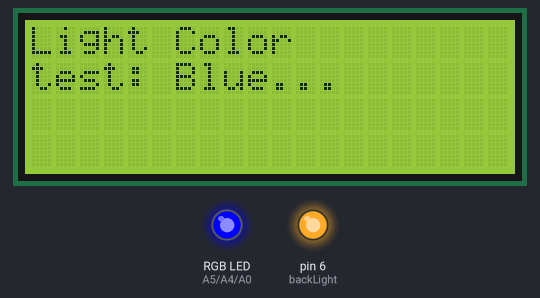
This sketch was run on a simulated Arduino Uno, built with avr-gcc and run on an emulated ATmega328P. On the bench: 20×4 character LCD, an RGB LED mixed from three pins (HIGH = lit), output pins drawn as LEDs (lit = HIGH). What the sketch prints to the serial monitor is not drawn.

Above: at 0.1 s.
At 3.1 s:
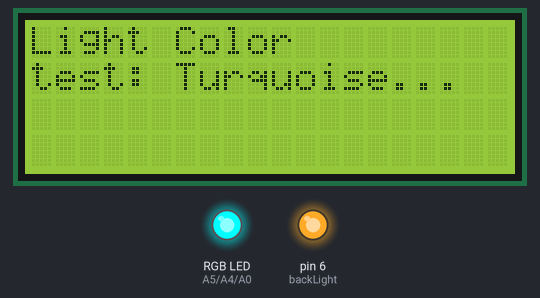
At 6.1 s:
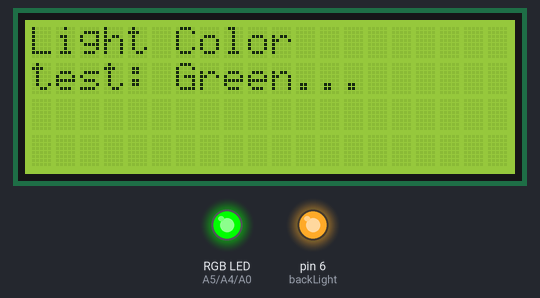
At 9.1 s:
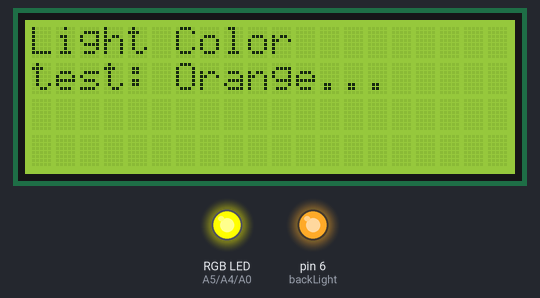
At 12.2 s:
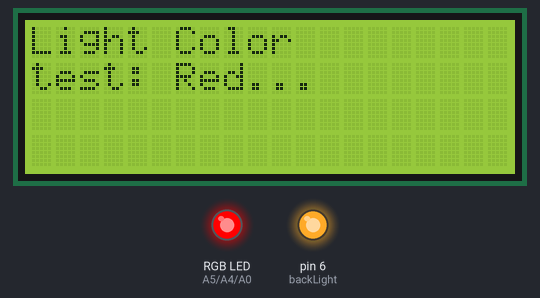
At 15.2 s:
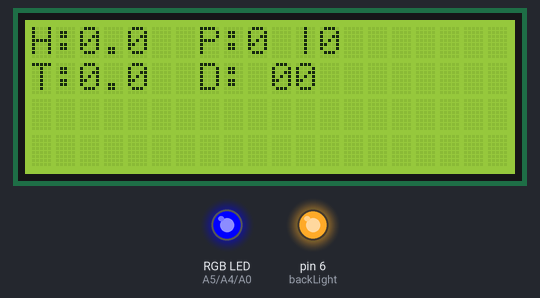
Timing chart, 0 to 16.7 s (numbered marks = the images above):
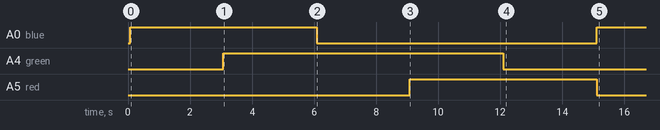

The sketch:

WaveLamp_Nano_SmallScreen_010.ino
```cpp
#include <LiquidCrystal.h>
#include "EtherCard.h"
//#define DEBUG 1

int red=A5,green=A4,blue=A0; // PWM pins initialized to pass values of RGB
// Connections:
// rs (LCD pin 4) to Arduino pin A3
// rw (LCD pin 5) to Arduino pin A2
// enable (LCD pin 6) to Arduino pin A1
// LCD pin 15 to Arduino pin 13 <-- Creo que este no se usa
// LCD pins d4(11), d5(12), d6(13), d7(14) to Arduino pins 5, 4, 3, 2
LiquidCrystal lcd(A3, A2, A1, 5, 4, 3, 2);

//Connections HR911105A
//CS ->   D8
//ST ->   D11
//SO ->   D12
//SCK -> D13

int backLight = 6;

// ethernet interface mac address, must be unique on the LAN
static byte mymac[] = { 0x74,0x69,0x69,0x2D,0x30,0x31 };
const char website[] PROGMEM = "www.surforacle.net";
byte Ethernet::buffer[700];
static uint32_t timer;

float waveheight ; // float value that holds wave height
int dPeriod ;
int aPeriod;

String wDirection = "0 00";//= '-9999';
String gDirection ;//= '-9999';
String wTemp ;//= '-9999';
float cTemp;

// Patterns and pattern buffer pointer
char *searchPattern[] = { "t:</strong>",
                          "d:</strong> ",
                          "od:</strong>",
                          "n:</strong>",
                          "e:</strong>"};
char *searchPatternProgressPtr;

// Output bugger and pointer to the buffer
char displayBuff[64];
char *outputBufferPtr;

int foundPatternState;// Initialsed in loop()


// Utility functions
void removeSubstring(char *s,const char *toremove)
{
  while( s=strstr(s,toremove) )
  {
    memmove(s,s+strlen(toremove),1+strlen(s+strlen(toremove)));
  }
}

char *multiBufferFindPattern(char *buffer,char *searchString,char *patternInProgress)
{
    while (*buffer && *patternInProgress)
    {
        if (*buffer == *patternInProgress)
        {
            patternInProgress++;
        }
        else
        {
            patternInProgress=searchString;// reset to start of the pattern
        }
        buffer++;
    }
    if (!*patternInProgress)
    {
        return buffer;
    }
    return NULL;
}

int getData(char *inputBuffer, char *outputBuffPtr, char endMarker)
{
    while(*inputBuffer && *inputBuffer!=endMarker && *outputBuffPtr)
    {
        *outputBuffPtr=*inputBuffer;
        outputBuffPtr++;
        inputBuffer++;

    }
    if (*inputBuffer==endMarker && *outputBuffPtr!=0)
    {
        *outputBuffPtr=0;
        // end character found
        return 1;
    }
    else
    {
      return 0;
    }
}


// Called for each packet of returned data from the call to browseUrl (as persistent mode is set just before the call to browseUrl)
static void browseUrlCallback (byte status, word off, word len)
{
  //Serial.println('____m00m_____');
   char *pos;// used for buffer searching
   pos=(char *)(Ethernet::buffer+off);
   Ethernet::buffer[off+len] = 0;// set the byte after the end of the buffer to zero to act as an end marker (also handy for displaying the buffer as a string)

   //Serial.println(pos);
   if (foundPatternState==0)
   {
     // initialise pattern search pointers
     searchPatternProgressPtr=searchPattern[0];
     foundPatternState=1;
   }

   if (foundPatternState==1)
   {
       pos = multiBufferFindPattern(pos,searchPattern[0],searchPatternProgressPtr);
       if (pos)
       {
         foundPatternState=2;
         outputBufferPtr=displayBuff;
         memset(displayBuff,'0',sizeof(displayBuff));// clear the output display buffer
         displayBuff[sizeof(displayBuff)-1]=0;//end of buffer marker
       }
       else
       {
         return;// Need to wait for next buffer, so just return to save processing the other if states
       }
   }

   if (foundPatternState==2)
   {
     if (getData(pos,outputBufferPtr,'ft'))
     {
          Serial.print("wH: ");
          removeSubstring(displayBuff," ");// Use utility function to remove unwanted characters
          waveheight = atof(displayBuff);
          Serial.println(waveheight);
          foundPatternState=3;
     }
     else
     {
       // end marker is not found, stay in same findPatternState and when the callback is called with the next packet of data, outputBufferPtr will continue where it left off
     }
   }
  if (foundPatternState==3)
   {
        searchPatternProgressPtr=searchPattern[1];
        foundPatternState=4;
   }
   if (foundPatternState==4)
   {
       pos = multiBufferFindPattern(pos,searchPattern[1],searchPatternProgressPtr);
       if (pos)
       {
         foundPatternState=5;
         outputBufferPtr=displayBuff; // Reset outbutBuffertPtr ready to receive new data
         memset(displayBuff,'0',sizeof(displayBuff));// clear the output display buffer
         displayBuff[sizeof(displayBuff)-1]=0;//end of buffer marker
       }
       else
       {
         return;// Need to wait for next buffer, so just return to save processing the other if states
       }
   }

   if (foundPatternState==5)
   {
     if (getData(pos,outputBufferPtr,' sec'))
     {
          Serial.print("dP: ");
          dPeriod = atof(displayBuff);
          Serial.println(dPeriod);
          foundPatternState=6;  //Move to next state (not used in this demo)
     }
     else
     {
       // end marker is not found, stay in same findPatternState and when the callback is called with the next packet of data, outputBufferPtr will continue where it left off
     }
   }

   if (foundPatternState==6)
   {
        searchPatternProgressPtr=searchPattern[2];
        foundPatternState=7;
   }
   if (foundPatternState==7)
   {
       pos = multiBufferFindPattern(pos,searchPattern[2],searchPatternProgressPtr);
       if (pos)
       {
         foundPatternState=8;
         outputBufferPtr=displayBuff; // Reset outbutBuffertPtr ready to receive new data
         memset(displayBuff,'0',sizeof(displayBuff));// clear the output display buffer
         displayBuff[sizeof(displayBuff)-1]=0;//end of buffer marker
       }
       else
       {
         return;
       }
   }

   if (foundPatternState==8)
   {
     if (getData(pos,outputBufferPtr,' sec'))
     {
          Serial.print("aP: ");
          aPeriod = atof(displayBuff);
          Serial.println(aPeriod);
          foundPatternState=9;  //Move to next state (not used in this demo)
     }
     else
     {
       // end marker is not found, stay in same findPatternState and when the callback is called with the next packet of data, outputBufferPtr will continue where it left off
     }
   }

   if (foundPatternState==9)
   {
        searchPatternProgressPtr=searchPattern[3];
        foundPatternState=10;
   }
   if (foundPatternState==10)
   {
       pos = multiBufferFindPattern(pos,searchPattern[3],searchPatternProgressPtr);
       if (pos)
       {
         foundPatternState=10;
         outputBufferPtr=displayBuff; // Reset outbutBuffertPtr ready to receive new data
         memset(displayBuff,'0',sizeof(displayBuff));// clear the output display buffer
         displayBuff[sizeof(displayBuff)-1]=0;//end of buffer marker
       }
       else
       {
         return;
       }
   }

   if (foundPatternState==10)
   {
     if (getData(pos,outputBufferPtr,'&'))
     {
          Serial.print("wD: ");
          removeSubstring(displayBuff,"(");
          wDirection = displayBuff;
          Serial.println(wDirection);
          foundPatternState=11;  //Move to next state (not used in this demo)
     }
     else
     {
       // end marker is not found, stay in same findPatternState and when the callback is called with the next packet of data, outputBufferPtr will continue where it left off
     }
   }


   if (foundPatternState==11)
   {
        searchPatternProgressPtr=searchPattern[4];
        foundPatternState=12;
   }
   if (foundPatternState==12)
   {
       pos = multiBufferFindPattern(pos,searchPattern[4],searchPatternProgressPtr);
       if (pos)
       {
         foundPatternState=13;
         outputBufferPtr=displayBuff; // Reset outbutBuffertPtr ready to receive new data
         memset(displayBuff,'0',sizeof(displayBuff));// clear the output display buffer
         displayBuff[sizeof(displayBuff)-1]=0;//end of buffer marker
       }
       else
       {
         return;
       }
   }

   if (foundPatternState==13)
   {
     if (getData(pos,outputBufferPtr,'&'))
     {
          Serial.print("wT: ");
          removeSubstring(displayBuff," ");
          int temp = atoi(displayBuff);
          cTemp = temp;// This is for Temp in Celcious(temp - 32) * 5/9;
          wTemp = displayBuff;
          Serial.println(wTemp);
          foundPatternState=999;  //Move to next state (not used in this demo)
     }
     else
     {
       // end marker is not found, stay in same findPatternState and when the callback is called with the next packet of data, outputBufferPtr will continue where it left off
     }
   }

   if (foundPatternState==999)
   {
     // Found everything on this page. dissable persistence to stop any more callbacks.
     ether.persistTcpConnection(false);
   }
 }

static void updateLCD()
  {
  lcd.clear();
  lcd.setCursor(0,0);   lcd.print("H:");
  lcd.setCursor(2,0);   lcd.print(waveheight,1);
  lcd.setCursor(7,0);  lcd.print("P: ");
  lcd.setCursor(9,0);  lcd.print(dPeriod);
  lcd.setCursor(11,0); lcd.print("|");
  lcd.setCursor(12,0); lcd.print(aPeriod);
  lcd.setCursor(0,1);   lcd.print("T:");
  lcd.setCursor(2,1);   lcd.print(cTemp, 1);
  lcd.setCursor(8,1);  lcd.print(wDirection);
 lcd.setCursor(7,1);   lcd.print("D:");
  Serial.println("LCD updated");
  }

static void updateColor()
{
//The code below lights up RGB module light depending on the wave height
if ((waveheight>=0)&&(waveheight<1))
   {
     analogWrite(red   , 0  );     analogWrite(green , 0  );     analogWrite(blue  , 255);
   }
   if ((waveheight>=1)&&(waveheight<2))
   {
     Serial.println(waveheight);
     analogWrite(red   ,0);     analogWrite(green ,255 );     analogWrite(blue  ,255);
   };
      if ((waveheight>=2)&&(waveheight<3))
   {
     analogWrite(red   ,0);     analogWrite(green ,255 );     analogWrite(blue  ,0);
   };
   if ((waveheight>=3)&&(waveheight<4))
   {
     analogWrite(red   ,255);     analogWrite(green ,255 );     analogWrite(blue  ,0);
   };
   if ((waveheight>=4)&&(waveheight<100))
   {
     analogWrite(red, 255 ); analogWrite(green, 0); analogWrite(blue, 0);
   }
  Serial.println("RGB Color updated");
}

void setup ()
{
  Serial.begin(115200);
  Serial.println("\n[surf Oracle running?]");

  if (ether.begin(sizeof Ethernet::buffer, mymac, 8) == 0)
  {
    Serial.println( "Error:Ethercard.begin");
    while(true);
  }
 Serial.println("\n[Here]");
  if (!ether.dhcpSetup())
  {
    Serial.println("DHCP failed");
    while(true);
  }

  ether.printIp("IP:  ", ether.myip);
  ether.printIp("GW:  ", ether.gwip);
  ether.printIp("DNS: ", ether.dnsip);

  //Write on the LCD Screen
  pinMode(red   ,OUTPUT); pinMode(green ,OUTPUT); pinMode(blue  ,OUTPUT);

  //For the Liquid Cristal
  pinMode(backLight, OUTPUT);
  digitalWrite(backLight, HIGH); // turn backlight on. Replace 'HIGH' with 'LOW' to turn it off.
  lcd.begin(20,4);              // columns, rows.  use 16,2 for a 16x2 LCD, etc.
  lcd.clear();
  lcd.setCursor(0,0);  lcd.print("Initializing...");
  lcd.setCursor(0,1);  lcd.print("Reading waves info..");

 for (int i = 0; i < 5; i++)
 {
    waveheight = i;
    updateColor();
    lcd.clear();
    lcd.setCursor(0,0);  lcd.print("Light Color");
    if (i == 0) {lcd.setCursor(0,1);  lcd.print("test: Blue...");}
    if (i == 1) {lcd.setCursor(0,1);  lcd.print("test: Turquoise...");}
    if (i == 2) {lcd.setCursor(0,1);  lcd.print("test: Green...");}
    if (i == 3) {lcd.setCursor(0,1);  lcd.print("test: Orange...");}
    if (i == 4) {lcd.setCursor(0,1);  lcd.print("test: Red...");}
    delay(1000*3);
 }

  // Wait for link to become up - this speeds up the dnsLoopup in the current version of the Ethercard library
  while (!ether.isLinkUp())
  {
      ether.packetLoop(ether.packetReceive());
  }
  if (!ether.dnsLookup(website,false))
  {
    Serial.println("DNS failed. Unable to continue.");
    while (true);
  }
  ether.printIp("SRV: ", ether.hisip);
  Serial.println("Initializing...");
  lcd.clear();
 waveheight = 0;
}

void loop ()
{
  ether.packetLoop(ether.packetReceive());

 if (millis() > timer)
  {

    Serial.println("\nSending request for page /data/latest_obs/46216.rss");
    foundPatternState=0;// Reset state machine
    Serial.println("Obtaining RSS info...");
    ether.persistTcpConnection(true);// enable persist, so that the callback is called for each received packet.
    ether.browseUrl(PSTR("/orbs/010/index.php"), "", website, browseUrlCallback);
    //This chage for each SurfOracle made
    //004:
    //005:
    //006: Denny Tyrrel, from Patagonia in Ventura
    //007: Sebastian Tapia
    //008: Don't know who have this one yet.
    //009: Adam Janke
    //010: Erendira Aceves
    updateLCD();
    updateColor();
    if (waveheight == 0)
    {
      timer = millis() + 5000;
      updateLCD();
      updateColor();
    }
    if (waveheight > 0)
    {
      timer = millis() + 1.8*1000000;// every 30 secs
    }
  }

}
```

Measured:
- by itself, A0 (blue): HIGH → LOW at 6.1 s, → HIGH 9.0 s later
- by itself, A5 (red): HIGH → LOW at 15.1 s
- what the display in image 1 shows lasts 3.0 s, from 3.1 s to 6.1 s
